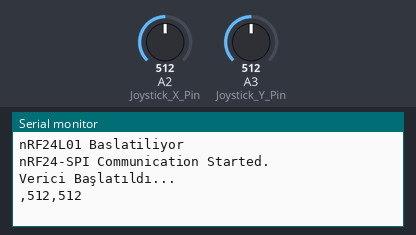
Bench run of a sketch on a simulated Arduino Uno, built with avr-gcc and run on an emulated ATmega328P. Shown: the last lines printed to the serial monitor. The inputs (shaded band) are chosen by the test bench; at power-on: A2 (Joystick_X_Pin) = 512, A3 (Joystick_Y_Pin) = 512. No radio packets arrive unless stated.

Above: at 2.2 s.
2.3 s: A2 (Joystick_X_Pin) set to 716
At 3.3 s:
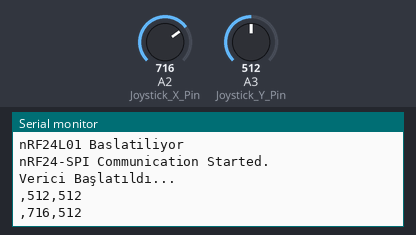
3.8 s: A3 (Joystick_Y_Pin) set to 716
At 4.6 s:
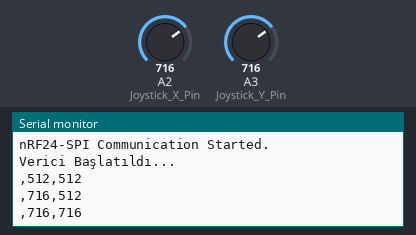
5.3 s: A2 (Joystick_X_Pin) set to 900
At 5.8 s:
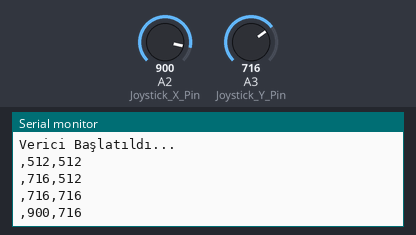
6.8 s: A3 (Joystick_Y_Pin) set to 900
At 8.3 s:
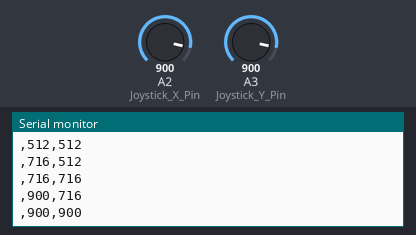
Timing chart, 0 to 9.3 s (numbered marks = the images above; inputs shaded):
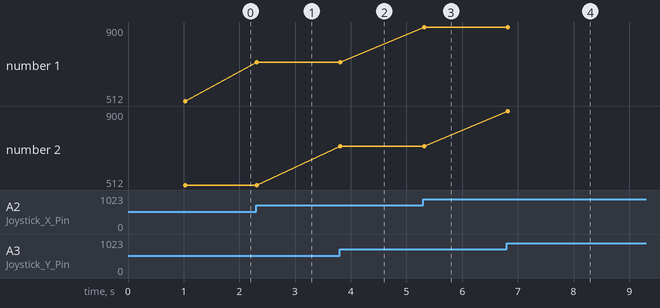

The sketch:

nRF24L01_Joyistik_Prototip_1.ino
```cpp
//nRF24 kütüphaneleri
#include <SPI.h>
#include <nRF24L01.h>
#include <RF24.h>

RF24 radio(5, 6);   // nRF24L01 (CE, CSN)
const byte address[6] = "00001"; // Address
byte number = 0;

void nrf24_Init(void);

#define Joystick_X_Pin A2
#define Joystick_Y_Pin A3

const byte potSensvity = 50;

int joystick_right_x = 500;
int joystick_right_y = 500;
int joystick_right_x_prev = 0;
int joystick_right_y_prev = 0;

int joystick_left_x = 500;
int joystick_left_y = 500;
int joystick_left_x_prev = 500;
int joystick_left_y_prev = 500;

struct Kumanda{
  int xAxis;
  int yAxis;
};
Kumanda kumanda = {500, 500};

void setup() {
  Serial.begin(9600);
  //nrf24_Init();
  Serial.println("nRF24L01 Baslatiliyor");
  boolean state = radio.begin();
  radio.openWritingPipe(address);
  radio.setPALevel(RF24_PA_LOW);
  radio.setDataRate(RF24_250KBPS);
  radio.setAutoAck(false);
  radio.stopListening();

  if(state == true){
    Serial.println("nRF24-SPI Communication Started.");
  }
  else{
    Serial.println("nRF24-SPI Communication Failled!");
    //while(1);
  }
  delay(1000);
  Serial.println("Verici Başlatıldı...");
}

void loop() {
  // put your main code here, to run repeatedly:
//  boolean transmitting = radio.write(&number, sizeof(number));
//  if(transmitting == true){
//    Serial.println("Transmitting Succesfully");
//  }
//  else{
//    Serial.println("Transmitting Fail!");
//  }
//  number++;
//  delay(1000);
  joystick_control();
  delay(200);
}

void nrf24_Init(){
  Serial.println("nRF24L01 Baslatiliyor");
  boolean state = radio.begin();
  radio.openWritingPipe(address);
  radio.setPALevel(RF24_PA_MIN);
  radio.setDataRate(RF24_250KBPS);
  radio.stopListening();

  if(state == true){
    Serial.println("nRF24-SPI Communication Started.");
  }
  else{
    Serial.println("nRF24-SPI Communication Failled!");
    //while(1);
  }
  delay(1000);
  Serial.println("Verici Başlatıldı...");
}

void joystick_control(){
  int joystick_right_x = analogRead(A2);
  int joystick_right_y = analogRead(A3);

  if(!((joystick_right_x < (joystick_right_x_prev + potSensvity)) && (joystick_right_x > (joystick_right_x_prev - potSensvity)))){
    Serial.println("," + String(joystick_right_x) + "," + String(joystick_right_y));
    kumanda.xAxis = joystick_right_x;
    kumanda.yAxis = joystick_right_y;
    radio.write(&kumanda, sizeof(Kumanda));
    joystick_right_x_prev = joystick_right_x;
    joystick_right_y_prev = joystick_right_y;
    digitalWrite(2, HIGH);
    delay(100);
    digitalWrite(2, LOW);
  }
  if(!((joystick_right_y < (joystick_right_y_prev + potSensvity)) && (joystick_right_y > (joystick_right_y_prev - potSensvity)))){
    Serial.println("," + String(joystick_right_x) + "," + String(joystick_right_y));
    kumanda.xAxis = joystick_right_x;
    kumanda.yAxis = joystick_right_y;
    radio.write(&kumanda, sizeof(Kumanda));
    joystick_right_x_prev = joystick_right_x;
    joystick_right_y_prev = joystick_right_y;
    digitalWrite(2, HIGH);
    delay(100);
    digitalWrite(2, LOW);
  }

  //Serial.println("Joystick Right X: " + String(joystick_right_x));
  //Serial.println("Joystick Right Y: " + String(joystick_right_y));
}
```

Measured:
- after the input at 2.3 s, the serial monitor: prints a new line at once (image 1)
- after the input at 3.8 s, the serial monitor: prints a new line at once (image 2)
- after the input at 5.3 s, the serial monitor: prints a new line at once (image 3)
- after the input at 6.8 s, the serial monitor: prints a new line at once (image 4)
- plotted number 1: 512 → 716 after the input at 2.3 s, 716 → 900 after the input at 5.3 s
